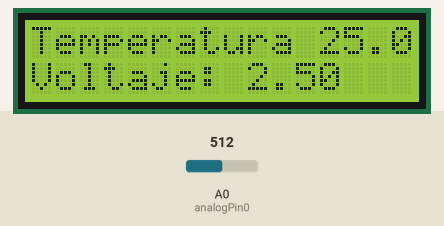
Bench run of a sketch on a simulated Arduino Uno, built with avr-gcc and run on an emulated ATmega328P. On the bench: 16×2 character LCD. Inputs (shaded band) come from the test bench; at power-on: A0 (analogPin0) = 512.

Above: at 1.2 s.
1.3 s: A0 (analogPin0) set to 716
At 1.9 s:
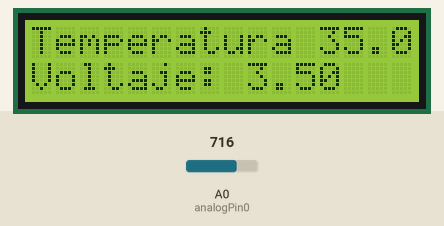
2.8 s: A0 (analogPin0) set to 900
At 3.1 s:
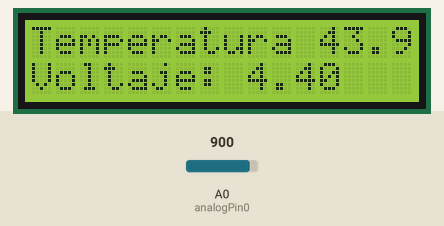
4.3 s: A0 (analogPin0) set to 1023
At 5.5 s:
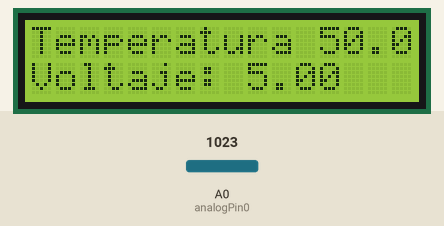
Timing chart, 0 to 7.3 s (numbered marks = the images above; inputs shaded):
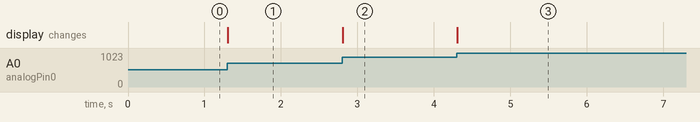

The sketch:

4.2.2.ino
```cpp
#include <LiquidCrystal.h>  // include the library code:
LiquidCrystal lcd(12, 11, 5, 4, 3, 2);// initialize the interface pins
int analogPin0 = A0;
int lect=0;
float volt=0;
float C=0;

void setup() {
   lcd.begin(16, 2);
}

void loop() {
  lect=analogRead(analogPin0);

  volt=((float(lect)*5)/1023);

  C=volt/.1;

  lcd.setCursor(0, 0);
  lcd.print("Temperatura ");
  lcd.print(C);


  lcd.setCursor(0, 1);
  lcd.print("Voltaje: ");
  lcd.print(volt);
}
```

Measured:
- after the input at 1.3 s, the display: changes at once (image 1)
- after the input at 2.8 s, the display: changes at once (image 2)
- after the input at 4.3 s, the display: changes at once (image 3)
